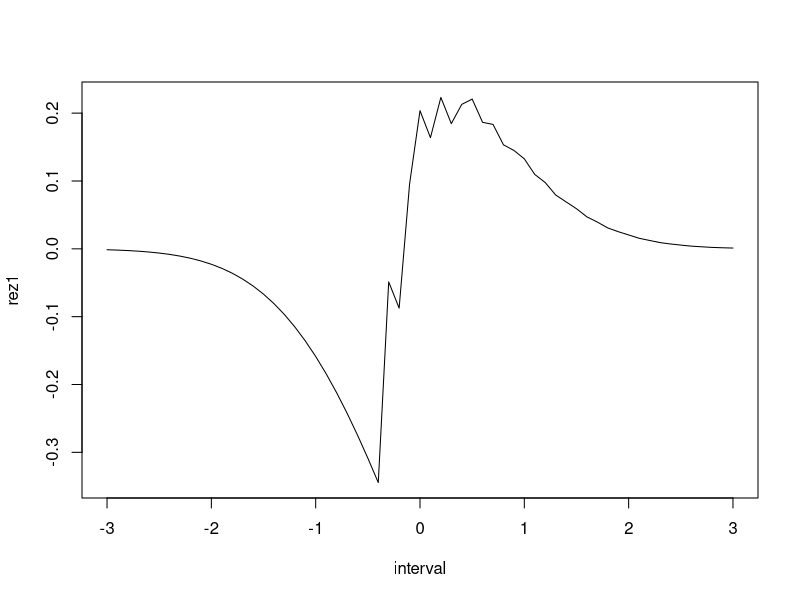
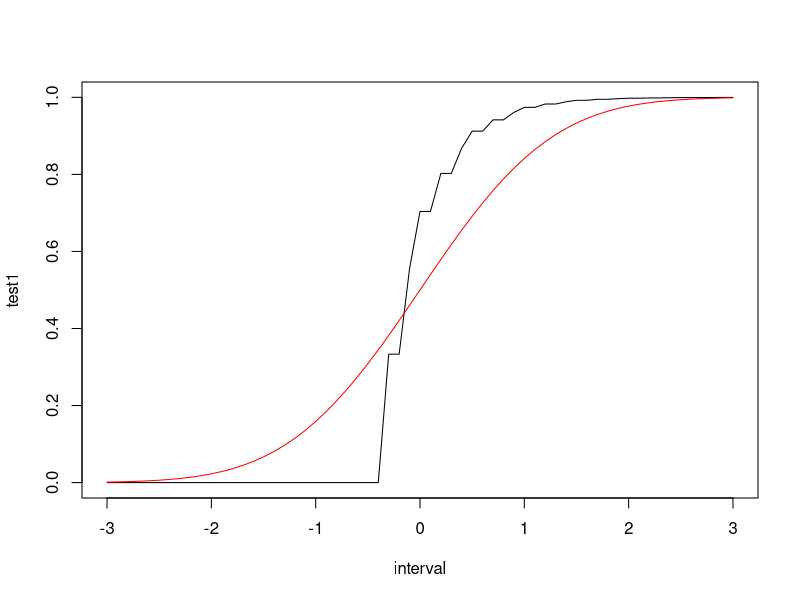
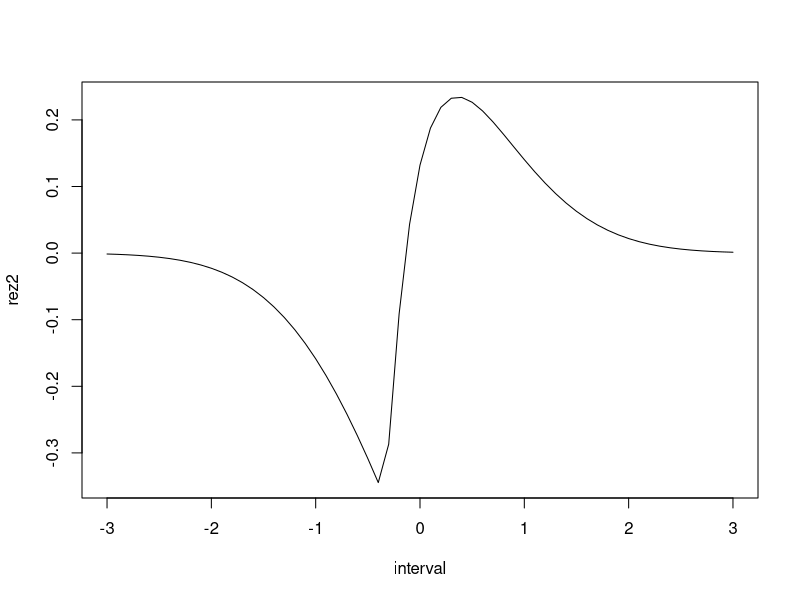

Recreate these plots in R, in order.
#1

medie<-function(functie,opt,a=0,b=100){ # a si b sunt doar pt cazul opt==2, anume uniforma discreta
  if (opt==1){ #caz continuu
    
    aux<-function(x){
      return(x*functie(x))
    }
    
    return (integrate(aux,-Inf,+Inf)$value)
  }
  
  if(opt==0){ #caz discret
    x<-0:1000
    return(sum(x*functie(x)))
  }
  
  if(opt==2){
    return ((a+b)/2)
  }
  
}


varianta<-function(functie,opt,a=0,b=100){ # de adaugat si aici caz discret
  if (opt==1){ #caz continuu
    aux<-function(x){
      return(x^2*functie(x)) #formula de transport
    }
    med<-medie(functie,opt)
    return(integrate(aux,-Inf,Inf)$value-(med)^2)
  }
  if (opt==0){ # caz discret
    x<-0:1000
    aux<-function(x){
      return (x^2)
    }
    prob<-sapply(x,functie)
    xpatrat<-sapply(x,aux)
    return(sum(xpatrat*prob)-medie(functie,opt)^2)
  }
  if (opt==2){ #caz unif discreta
    n<-b-a+1
    return((n^2-1)/12)
  }
}

#2

f2<-function(functie,opt,a=0,b=100){ # de adaugat caz discret
  if (opt==1){ #caz continuu
    aux<-function(x){
      return (abs(x-medie(functie,opt))^3*functie(x))
    }
    return (integrate(aux,-Inf,+Inf)$value)
  }
  if (opt==0){ #caz discret
    x<-0:1000
    aux<-function(x){
      return (abs(x-medie(functie,opt))^3*functie(x))
    }
    return (sum(sapply(x,aux)))
  }
  
  if(opt==2){ # caz uniforma discreta
    n=b-a+1
    x<-a:b
    aux<-function(x){
      return (abs(x-medie(functie,opt,a,b))^3*1/n)
    }
    return(sum(sapply(x,aux)))
  }
  
}

#3+#5

dim<-c(30,1000,100000)



#5
margine<-function(n,functie,opt,a=0,b=100){ 
  
  med<-f2(functie,opt,a,b)
  sigmaCub<-sqrt(varianta(functie,opt,a,b))^3
  return (33/4*(med/(sqrt(n)*sigmaCub)))
  
}


Binomiala<-function(x){
  return(dbinom(x,5,1/3))
}

Geometrica<-function(x){
  return(dgeom(x,1/3))
}

Poisson<-function(x){
  return(dpois(x,1/3))
}

Unifcont<-function(x){
  return (dunif(x,4,7))
}

Exponentiala<-function(x){
  return (dexp(x,1/3))
}

Gamma<-function(x){
  return (dgamma(x,shape=3,rate=4))
}

Beta<-function(x){
  return (dbeta(x,3,4))
}



marginiBin<-c()          
for (n in dim){
  marginiBin<-c(marginiBin,margine(n,Binomiala,0))
}    

marginiGeo<-c()          
for (n in dim){
  marginiGeo<-c(marginiGeo,margine(n,Geometrica,0))
}       

marginiPois<-c()          
for (n in dim){
  marginiPois<-c(marginiPois,margine(n,Poisson,0))
}    

marginiUnifcont<-c()          
for (n in dim){
  marginiUnifcont<-c(marginiUnifcont,margine(n,Unifcont,1))
}

marginiExponentiala<-c()          
for (n in dim){
  marginiExponentiala<-c(marginiExponentiala,margine(n,Exponentiala,1))
}

marginiGamma<-c()          
for (n in dim){
  marginiGamma<-c(marginiGamma,margine(n,Gamma,1))
}

marginiBeta<-c()          
for (n in dim){
  marginiBeta<-c(marginiBeta,margine(n,Beta,1))
}


denumiri<-c('Binomiala', 'Geometrica','Poisson','Unifcont','Exponentiala','Gamma','Beta')




margini30<-list()
margini30[[1]]<-marginiBin[1]
margini30[[2]]<-marginiGeo[1]        
margini30[[3]]<-marginiPois[1]
margini30[[4]]<-marginiUnifcont[1]
margini30[[5]]<-marginiExponentiala[1]          
margini30[[6]]<-marginiGamma[1]
margini30[[7]]<-marginiBeta[1]           

margini100<-list()
margini100[[1]]<-marginiBin[2]
margini100[[2]]<-marginiGeo[2]        
margini100[[3]]<-marginiPois[2]
margini100[[4]]<-marginiUnifcont[2]
margini100[[5]]<-marginiExponentiala[2]          
margini100[[6]]<-marginiGamma[2]
margini100[[7]]<-marginiBeta[2]           

margini1000<-list()
margini1000[[1]]<-marginiBin[3]
margini1000[[2]]<-marginiGeo[3]        
margini1000[[3]]<-marginiPois[3]
margini1000[[4]]<-marginiUnifcont[3]
margini1000[[5]]<-marginiExponentiala[3]          
margini1000[[6]]<-marginiGamma[3]
margini1000[[7]]<-marginiBeta[3]           



margini.data<-data.frame(
  Denumiri=(denumiri),
  Margini30=unlist(margini30),
  Margini100=unlist(margini100),
  Margini1000=unlist(margini1000),
  stringsAsFactors = FALSE
  
)

print (margini.data)    


relatie<-function(x,n,sigma,miu){
    return(sigma*sqrt(n)*x+n*miu)
}


interval<-seq(-3,3,0.1)
prob<-c()


n<-1

#precizie<-1000


#for (x in interval){
 # fav<-0
  #for (t in 1:precizie){
   #   if(sum(rgeom(n,1/3))<=relatie(x,n,varianta(Geometrica,0),medie(Geometrica,0))){
     #     fav<-fav+1
    #  }
  #}
  #prob<-c(prob,fav/precizie)
#}

rez1<-pnbinom(relatie(interval,n,varianta(Geometrica,0),medie(Geometrica,0)),n,1/3)-pnorm(interval)

plot(interval,rez1,type='l')

test1<-pnbinom(relatie(interval,n,varianta(Geometrica,0),medie(Geometrica,0)),n,1/3)

plot(interval,test1,type='l')
lines(interval,pnorm(interval,0,1),col='red')


rez2<-pgamma(relatie(interval,n,varianta(Exponentiala,1),medie(Exponentiala,1)),n,1/3)-pnorm(interval)
plot(interval,rez2,type='l')
